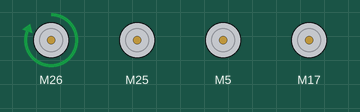
The sketch below on a simulated ESP32. On the bench: 4 × DC motor (green arrow = forward, orange = backward, longer = faster).

Above: at 0.2 s.
At 1.2 s:
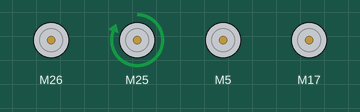
At 1.7 s:
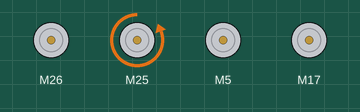
At 2.2 s:
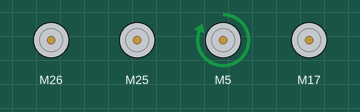
At 3.2 s:
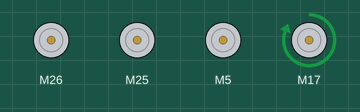
At 4.7 s:
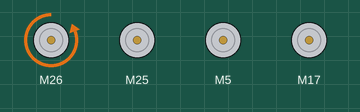
Timing chart, 0 to 5.2 s (numbered marks = the images above):
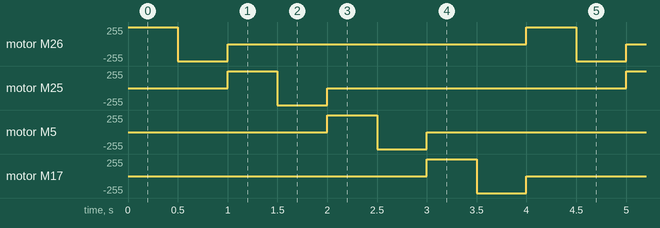

The sketch:

MotorTestRun.ino
```cpp
#include "SparkFun_TB6612.h"

Motor motor_la = Motor(26, 27, A16, 12, 0);  // IN1, IN2, PWM, STBY, Channel
Motor motor_lb = Motor(25, 33, A4, 12, 1);
Motor motor_ra = Motor(5, 18, A11, 19, 2);
Motor motor_rb = Motor(17, 16, A10, 19, 3);

void setup()
{
  motor_la.standby();
  motor_lb.standby();

  motor_ra.standby();
  motor_rb.standby();
}

void loop()
{
  motor_la.drive(100);
  delay(500);
  motor_la.drive(-100);
  delay(500);
  motor_la.brake();

  motor_lb.drive(100);
  delay(500);
  motor_lb.drive(-100);
  delay(500);
  motor_lb.brake();

  motor_ra.drive(100);
  delay(500);
  motor_ra.drive(-100);
  delay(500);
  motor_ra.brake();

  motor_rb.drive(100);
  delay(500);
  motor_rb.drive(-100);
  delay(500);
  motor_rb.brake();
}
```

Measured:
- by itself, motor M26, motor M25, motor M5, motor M17: repeats every 4.0 s: backward 255/255 0.50 s, stopped 3.0 s, forward 255/255 0.50 s
